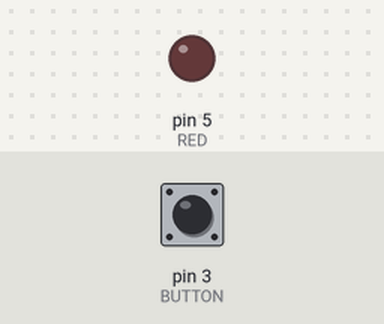
This sketch was run on a simulated Arduino Uno, built with avr-gcc and run on an emulated ATmega328P. On the bench: output pins drawn as LEDs (lit = HIGH). Dashed ring = blinking. Inputs (shaded band) come from the test bench; at power-on: pin 3 (BUTTON) HIGH.

Above: at 1.2 s.
1.3 s: pin 3 (BUTTON) pulled LOW for 3.2 s
At 2.1 s:
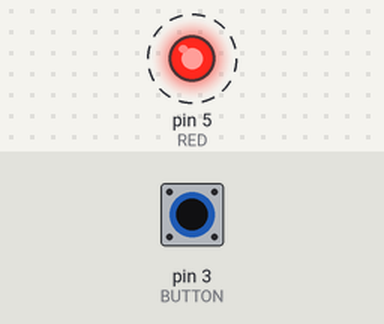
6.0 s: pin 3 (BUTTON) pulled LOW for 0.15 s
At 6.5 s:
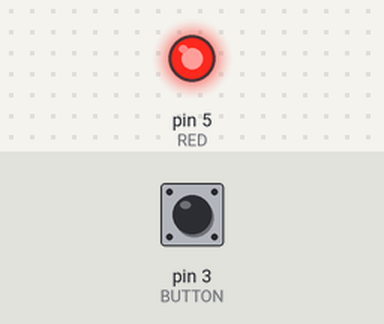
Timing chart, 0 to 9.0 s (numbered marks = the images above; inputs shaded):
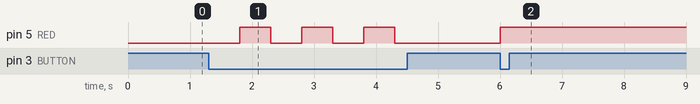

Measured:
- after the input at 1.3 s, pin 5 (RED): alternates HIGH for 0.50 s and LOW for 0.50 s, 6 changes in all, then stays LOW, starting after 0.50 s
- after the input at 6.0 s, pin 5 (RED): LOW → HIGH at once

The sketch:

basicLEDButtonControl.ino
```cpp
#define BUTTON 3
#define RED 5

int state = 1;


void setup() {
  // put your setup code here, to run once:
  pinMode(BUTTON, INPUT_PULLUP);
  pinMode(RED, OUTPUT);
}

void loop() {
  // put your main code here, to run repeatedly:
  if(digitalRead(BUTTON) == LOW && state == 1)
  {
    digitalWrite(RED, LOW);
    state = 0;
    delay(500);
  }

    if(digitalRead(BUTTON) == LOW && state == 0)
  {
    digitalWrite(RED, HIGH);
    state = 1;
    delay(500);
  }


}
```
